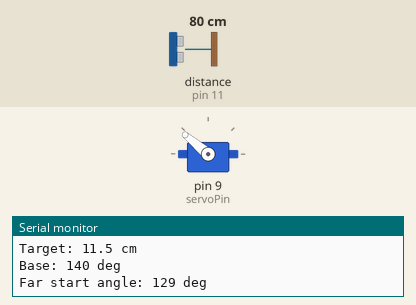
The sketch below on a simulated Arduino Uno, built with avr-gcc and run on an emulated ATmega328P. On the bench: servo, the last lines printed to the serial monitor. Wiring (inferred from the names in the program): ultrasonic range finder: trigger pin 10; echo pin 11. Inputs (shaded band) come from the test bench; at power-on: distance to the obstacle (sensor on pin 11) 80 cm. The echo pulse lasts 58.3 µs per cm.

Above: at 2.2 s.
2.3 s: distance to the obstacle (sensor on pin 11) set to 40 cm
3.8 s: distance to the obstacle (sensor on pin 11) set to 32 cm
At 5.2 s:
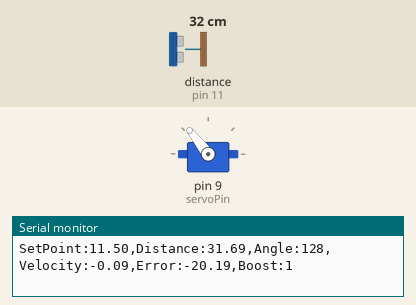
5.5 s: distance to the obstacle (sensor on pin 11) set to 2 cm
At 7.5 s:
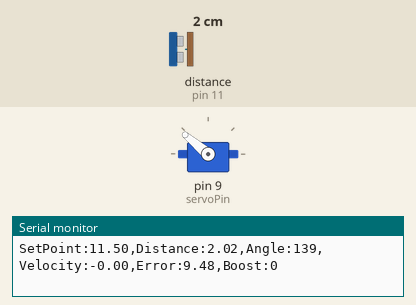
8.5 s: distance to the obstacle (sensor on pin 11) set to 35 cm
10.3 s: distance to the obstacle (sensor on pin 11) set to 9 cm
At 10.76 s:
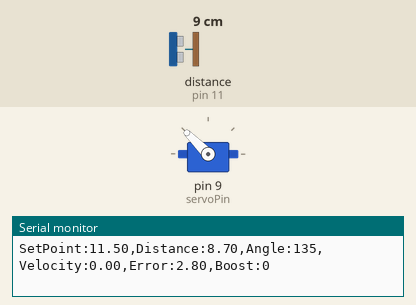
Timing chart, 0 to 13.3 s (numbered marks = the images above; inputs shaded):
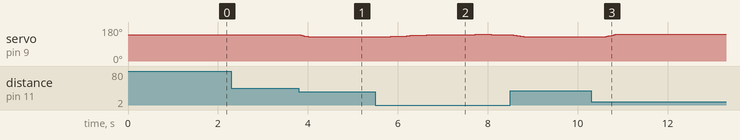

Measured:
- the behaviour switches between 36 and 35 cm on distance to the obstacle (sensor on pin 11) (found by bisection; images 0 and 1)
- after the input at 2.3 s, every drawn part: stays the same
- after the input at 3.8 s, servo on pin 9 (servoPin): 140° → 128° at once
- after the input at 5.5 s, servo on pin 9 (servoPin): rises from 128° to 142° in 1.9 s, then falls to 140° in 0.36 s
- after the input at 10.3 s, servo on pin 9 (servoPin): 128° → 142° after 0.30 s

The sketch:

PID.ino
```cpp
#include <Servo.h>

// ===== 腳位設定 =====
#define trigPin 10
#define echoPin 11
#define servoPin 9

Servo myServo;

// ===== 校正資料 =====
const float setPoint = 11.5;
const int baseAngle = 140;

// ===== PD 參數 =====
float kp = 0.8;
float kd = 0.55;

// ===== 已測量的啟動角度 =====
// 球在15cm附近，129度開始往感測器滾動
const int startAngleFar = 129;

// ===== 馬達限制 =====
const int minAngle = 128;
const int maxAngle = 150;

const int maxStep = 2;

// ===== 採樣時間 =====
const unsigned long sampleTime = 40;

// ===== 靜摩擦補償參數 =====
const float stopSpeed = 0.8;
const float startError = 1.5;

// 啟動補償最多維持的時間
const unsigned long boostTime = 300;

// ===== 濾波變數 =====
float filteredDistance = 11.5;
float lastDistance = 11.5;
float filteredVelocity = 0;

bool initialized = false;

// ===== 啟動補償狀態 =====
bool boostActive = false;
unsigned long boostStart = 0;

// ===== 馬達與時間 =====
int currentAngle = baseAngle;

unsigned long lastTime = 0;
unsigned long lastValidTime = 0;

void setup() {

  Serial.begin(115200);

  pinMode(trigPin, OUTPUT);
  pinMode(echoPin, INPUT);

  myServo.attach(servoPin);
  myServo.write(baseAngle);

  delay(1000);

  lastTime = millis();
  lastValidTime = millis();

  Serial.println("Ball Balance PD + Friction");
  Serial.println("Target: 11.5 cm");
  Serial.println("Base: 140 deg");
  Serial.println("Far start angle: 129 deg");
}

void loop() {

  unsigned long now = millis();

  if (now - lastTime < sampleTime) {
    return;
  }

  float dt = (now - lastTime) / 1000.0;
  lastTime = now;

  // ===== 讀取距離 =====
  float rawDistance = readDistance();

  if (rawDistance < 0) {
    invalidReading();
    return;
  }

  // ===== 第一次初始化 =====
  if (!initialized) {
    filteredDistance = rawDistance;
    lastDistance = rawDistance;
    filteredVelocity = 0;
    initialized = true;
  }

  // ===== 排除測距突波 =====
  if (abs(rawDistance - filteredDistance) > 6.0) {
    invalidReading();
    return;
  }

  lastValidTime = millis();

  // ===== 距離濾波 =====
  filteredDistance =
    filteredDistance * 0.65 +
    rawDistance * 0.35;

  float distance = filteredDistance;

  // ===== 速度計算 =====
  float velocity =
    (distance - lastDistance) / dt;

  lastDistance = distance;

  velocity = constrain(
    velocity, -25.0, 25.0
  );

  filteredVelocity =
    filteredVelocity * 0.7 +
    velocity * 0.3;

  // ===== PD 計算 =====
  float error = setPoint - distance;

  float P = kp * error;

  float D = -kd * filteredVelocity;

  float output = P + D;

  // ===== 遠端靜摩擦補償 =====
  // 球在遠端、幾乎停止時啟動
  bool needBoost =
    (error < -startError) &&
    (abs(filteredVelocity) < stopSpeed);

  if (!boostActive && needBoost) {
    boostActive = true;
    boostStart = millis();
  }

  if (boostActive) {

    // 球開始移動或到達時間上限，就停止補償
    if (filteredVelocity < -stopSpeed ||
        error >= -startError ||
        millis() - boostStart >= boostTime) {

      boostActive = false;
    }
    else {

      // 使馬達至少達到129度
      float boostOutput =
        startAngleFar - baseAngle;

      output = min(output, boostOutput);
    }
  }

  // ===== 輸出角度限制 =====
  int targetAngle =
    baseAngle + round(output);

  targetAngle = constrain(
    targetAngle,
    minAngle,
    maxAngle
  );

  // ===== 馬達平滑控制 =====
  targetAngle = constrain(
    targetAngle,
    currentAngle - maxStep,
    currentAngle + maxStep
  );

  currentAngle = targetAngle;

  myServo.write(currentAngle);

  // ===== 序列埠監控 =====
  Serial.print("SetPoint:");
  Serial.print(setPoint, 2);

  Serial.print(",Distance:");
  Serial.print(distance, 2);

  Serial.print(",Angle:");
  Serial.print(currentAngle);

  Serial.print(",Velocity:");
  Serial.print(filteredVelocity, 2);

  Serial.print(",Error:");
  Serial.print(error, 2);

  Serial.print(",Boost:");
  Serial.println(boostActive ? 1 : 0);
}

// ===== 超音波測距 =====
float readDistance() {

  digitalWrite(trigPin, LOW);
  delayMicroseconds(2);

  digitalWrite(trigPin, HIGH);
  delayMicroseconds(10);

  digitalWrite(trigPin, LOW);

  unsigned long duration =
    pulseIn(echoPin, HIGH, 10000);

  if (duration == 0) {
    return -1;
  }

  float cm = duration * 0.0343 / 2.0;

  if (cm < 2 || cm > 35) {
    return -1;
  }

  return cm;
}

// ===== 測距異常保護 =====
void invalidReading() {

  if (millis() - lastValidTime > 300) {

    initialized = false;
    filteredVelocity = 0;
    boostActive = false;

    // 平緩回到水平位置
    if (currentAngle > baseAngle) {
      currentAngle--;
    }
    else if (currentAngle < baseAngle) {
      currentAngle++;
    }

    myServo.write(currentAngle);
  }
}
```
